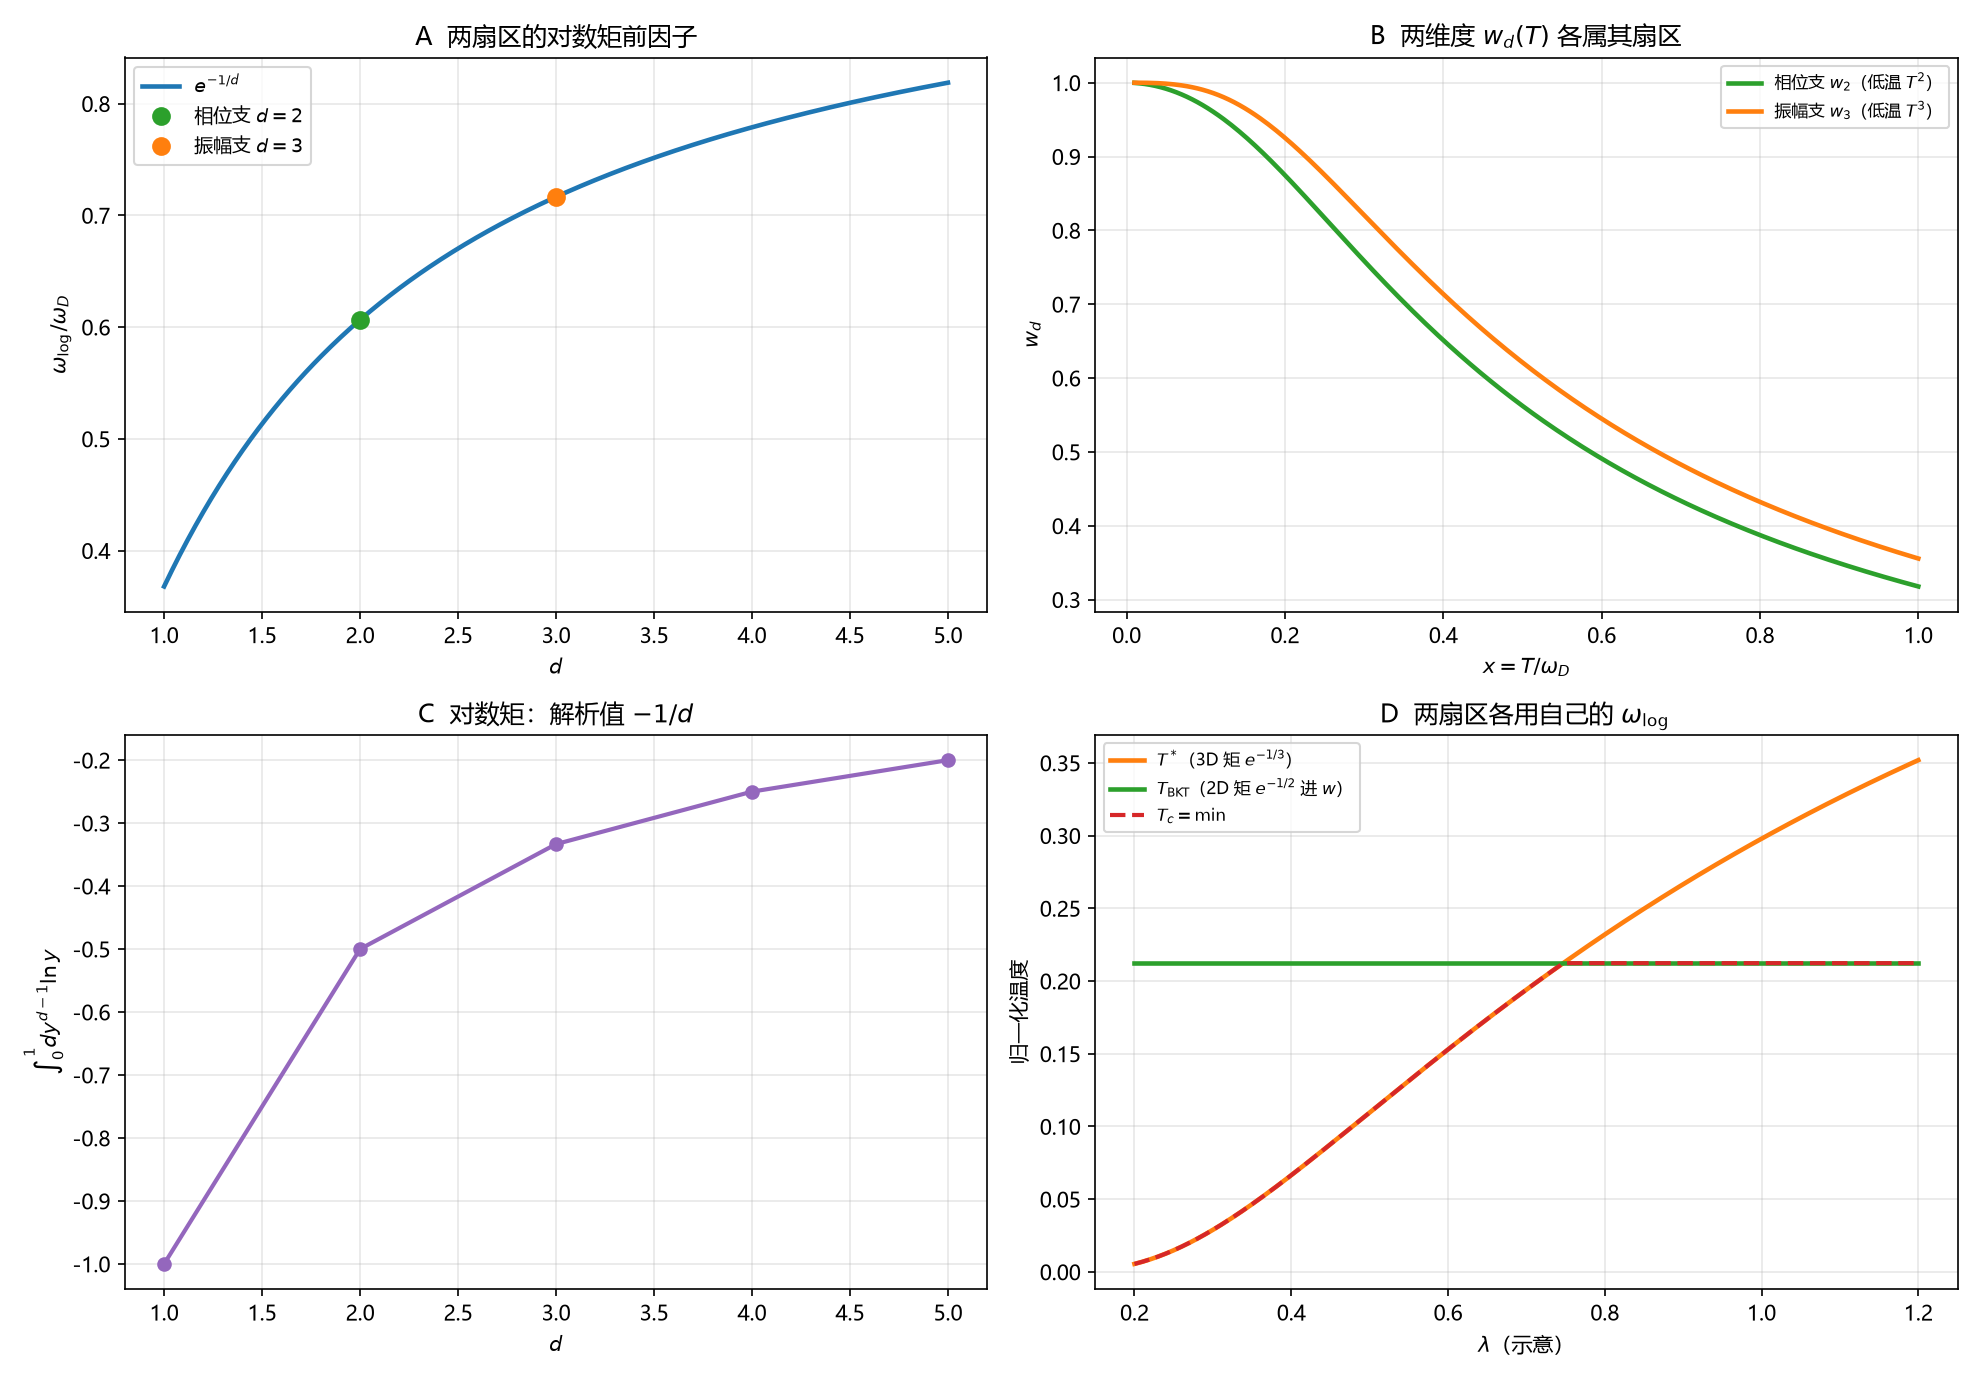

Here is the Python script that generated this plot:
# -*- coding: utf-8 -*-
"""
环 4／`审-10` 收口的数值核对：omega_log 按扇区分裂。

1. prefactor e^{-1/d} 随 d，标出 d=2 (相位) 与 d=3 (振幅)；
2. 两维度 Debye w_d(T)，低温 T^2 / T^3；
3. 数值积分 int_0^1 d y^{d-1} ln y = -1/d；
4. 两扇区 T* 与 T_BKT 的示意与 min。

全部由 (L10.1)(L10.2) 直接计算，无拟合。
"""

import csv
import os

import numpy as np
import matplotlib
matplotlib.use("Agg")
import matplotlib.pyplot as plt

plt.rcParams["font.sans-serif"] = ["Microsoft YaHei", "SimHei", "DejaVu Sans"]
plt.rcParams["axes.unicode_minus"] = False

HERE = os.path.dirname(os.path.abspath(__file__))
OUT_PNG = os.path.join(HERE, "环04_审10_双扇区omega.png")
OUT_CSV = os.path.join(HERE, "环04_审10_双扇区omega.csv")


def w_debye(x, d):
    """w_d(T) = d int_0^1 y^{d-1} tanh(y/2x) dy, x = T/omega_D."""
    y = np.linspace(0.0, 1.0, 4001)
    f = d * y ** (d - 1) * np.tanh(y / (2 * x))
    return np.trapezoid(f, y)


def main():
    rows = []
    p2, p3 = np.exp(-1 / 2), np.exp(-1 / 3)
    print(f"prefactor d=2: {p2:.6f}, d=3: {p3:.6f}, ratio: {p3/p2:.6f} (target e^(1/6)={np.exp(1/6):.6f})")
    for d in (1, 2, 3, 4, 5):
        rows.append(("prefactor", d, float(np.exp(-1 / d)), -1 / d, np.nan))

    # 积分核对
    print("\n数值积分 int_0^1 d y^{d-1} ln y")
    y = np.linspace(1e-9, 1.0, 200001)
    for d in (1, 2, 3, 4, 5):
        val = np.trapezoid(d * y ** (d - 1) * np.log(y), y)
        print(f"  d={d}: {val:.10f}  target {-1/d:.10f}")
        rows.append(("moment_integral", d, float(val), -1 / d, np.nan))

    # w(T)
    print("\nw_d(T) 低温核对")
    for x in (0.02, 0.05, 0.1):
        w2, w3 = w_debye(x, 2), w_debye(x, 3)
        print(f"  x={x:.2f}: 1-w2={1-w2:.6e} (∝x^2={x*x:.4e}), 1-w3={1-w3:.6e} (∝x^3={x**3:.4e})")
        rows.append(("w2", x, 1 - w2, x * x, np.nan))
        rows.append(("w3", x, 1 - w3, x ** 3, np.nan))

    with open(OUT_CSV, "w", newline="", encoding="utf-8-sig") as fh:
        wr = csv.writer(fh)
        wr.writerow(["kind", "x", "y", "y_ref", "extra"])
        wr.writerows(rows)

    fig, ax = plt.subplots(2, 2, figsize=(13.2, 9.2))

    # A
    ds = np.linspace(1, 5, 400)
    ax[0, 0].plot(ds, np.exp(-1 / ds), lw=2.2, color="tab:blue",
                  label=r"$e^{-1/d}$")
    ax[0, 0].plot([2], [p2], "o", color="tab:green", ms=8,
                  label=r"相位支 $d=2$")
    ax[0, 0].plot([3], [p3], "o", color="tab:orange", ms=8,
                  label=r"振幅支 $d=3$")
    ax[0, 0].set_xlabel(r"$d$")
    ax[0, 0].set_ylabel(r"$\omega_{\log}/\omega_D$")
    ax[0, 0].set_title("A  两扇区的对数矩前因子")
    ax[0, 0].legend(fontsize=9)
    ax[0, 0].grid(alpha=0.3)

    # B
    xs = np.linspace(0.01, 1.0, 300)
    ax[0, 1].plot(xs, [w_debye(x, 2) for x in xs], lw=2.2,
                  color="tab:green", label=r"相位支 $w_2$（低温 $T^2$）")
    ax[0, 1].plot(xs, [w_debye(x, 3) for x in xs], lw=2.2,
                  color="tab:orange", label=r"振幅支 $w_3$（低温 $T^3$）")
    ax[0, 1].set_xlabel(r"$x=T/\omega_D$")
    ax[0, 1].set_ylabel(r"$w_d$")
    ax[0, 1].set_title(r"B  两维度 $w_d(T)$ 各属其扇区")
    ax[0, 1].legend(fontsize=8)
    ax[0, 1].grid(alpha=0.3)

    # C
    dd = np.array([1, 2, 3, 4, 5])
    vals = [-1 / d for d in dd]
    ax[1, 0].plot(dd, vals, "o-", lw=2.0, color="tab:purple")
    ax[1, 0].set_xlabel(r"$d$")
    ax[1, 0].set_ylabel(r"$\int_0^1 d y^{d-1}\ln y$")
    ax[1, 0].set_title(r"C  对数矩：解析值 $-1/d$")
    ax[1, 0].grid(alpha=0.3)

    # D: 两扇区温度（示意）
    lam = np.linspace(0.2, 1.2, 300)
    Tstar = 1.13 * p3 * np.exp(-1 / lam)
    TBKT = 0.35 * np.ones_like(lam) * p2
    ax[1, 1].plot(lam, Tstar, lw=2.2, color="tab:orange",
                  label=r"$T^*$（3D 矩 $e^{-1/3}$）")
    ax[1, 1].plot(lam, TBKT, lw=2.2, color="tab:green",
                  label=r"$T_{\rm BKT}$（2D 矩 $e^{-1/2}$ 进 $w$）")
    ax[1, 1].plot(lam, np.minimum(Tstar, TBKT), lw=2.0, ls="--",
                  color="tab:red", label=r"$T_c=\min$")
    ax[1, 1].set_xlabel(r"$\lambda$（示意）")
    ax[1, 1].set_ylabel("归一化温度")
    ax[1, 1].set_title(r"D  两扇区各用自己的 $\omega_{\log}$")
    ax[1, 1].legend(fontsize=8)
    ax[1, 1].grid(alpha=0.3)

    fig.tight_layout()
    fig.savefig(OUT_PNG, dpi=150)
    plt.close(fig)
    print("\nsaved:", OUT_PNG)
    print("saved:", OUT_CSV)


if __name__ == "__main__":
    main()
